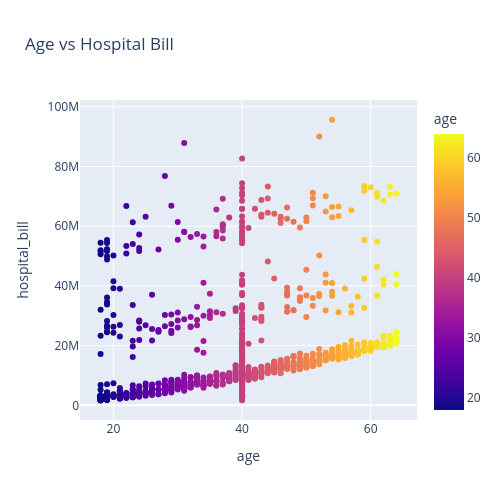

Write notebook code for a chart like this one.
### Code cell
# Bivariate Analysis: Age vs Hospital Bill
fig = px.scatter(
    df,
    x="age",
    y="hospital_bill",
    color="age",
    title="Age vs Hospital Bill",
    width=500,
    height=500                     
)
fig.show()

### Figure 1 — Plotly figure (JSON) as saved in the notebook; plotly's stock layout.template omitted (floating-point values rounded to 4 significant figures; data arrays with more than 128 entries replaced by an {"elided": "..."} marker saying what was removed)
{"data": [{"hovertemplate": "age=%{marker.color}<br>hospital_bill=%{y}<extra></extra>", "legendgroup": "", "marker": {"color": {"elided": "927 int values"}, "coloraxis": "coloraxis", "symbol": "circle"}, "mode": "markers", "name": "", "orientation": "v", "showlegend": false, "type": "scatter", "x": {"elided": "927 int values"}, "xaxis": "x", "y": {"elided": "927 float values"}, "yaxis": "y"}], "layout": {"coloraxis": {"colorbar": {"title": {"text": "age"}}, "colorscale": [[0, "#0d0887"], [0.1111, "#46039f"], [0.2222, "#7201a8"], [0.3333, "#9c179e"], [0.4444, "#bd3786"], [0.5556, "#d8576b"], [0.6667, "#ed7953"], [0.7778, "#fb9f3a"], [0.8889, "#fdca26"], [1, "#f0f921"]]}, "height": 500, "legend": {"tracegroupgap": 0}, "title": {"text": "Age vs Hospital Bill"}, "width": 500, "xaxis": {"anchor": "y", "domain": [0, 1], "title": {"text": "age"}}, "yaxis": {"anchor": "x", "domain": [0, 1], "title": {"text": "hospital_bill"}}}}
